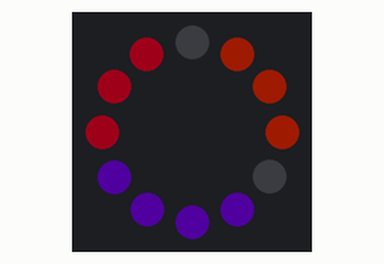
The program below on a simulated ESP8266 (Wemos D1 mini). On the bench: 12 RGB LEDs in a ring, first at the top, clockwise. Dim RGB values are drawn brighter than linear.

Above: at 0.1 s.
At 4.75 s:
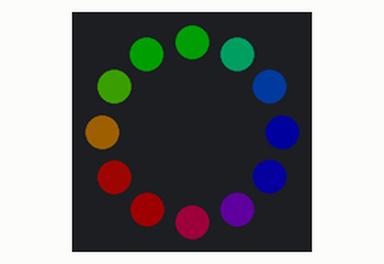
At 9.2 s:
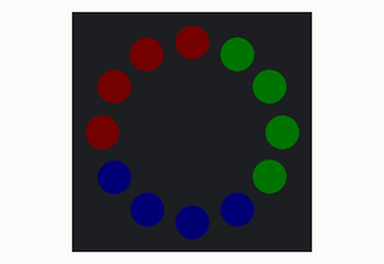
At 19.82 s:
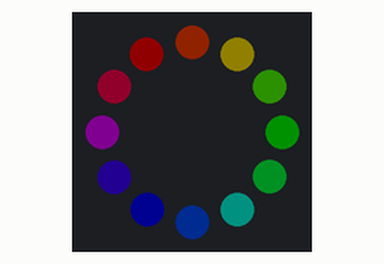
At 29.82 s:
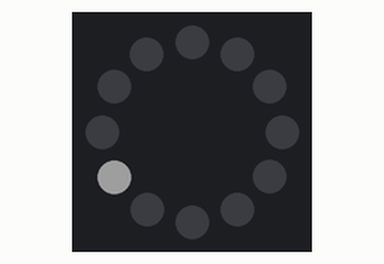
At 39.84 s:
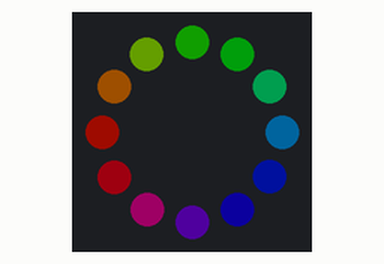

The program:

main.cpp
```cpp
#include <Arduino.h>
// Tuto ring NeoPixel
// Byfeel 2019
// bibliotheque adafruit neopixel
#include <Adafruit_NeoPixel.h>

// pin ou est branché la commande dataIn du ring
#define LED_PIN  D3

// Nombre de led
#define LED_COUNT  12

// NeoPixel luminosite, 0 (min) to 255 (max)
#define BRIGHTNESS 30

// Declare votre neopixel Ring
Adafruit_NeoPixel ring(LED_COUNT, LED_PIN, NEO_GRB + NEO_KHZ800);
// Argument 1 = Nombre de Pixel dans le Ring
// Argument 2 = Wemos Pin
// Argument 3 = Pixel type
//   NEO_KHZ800  800 KHz bitstream (most NeoPixel products w/WS2812 LEDs)
//   NEO_KHZ400  400 KHz (classic 'v1' (not v2) FLORA pixels, WS2811 drivers)
//   NEO_GRB     Led cablé selon GRB (most NeoPixel products)
//   NEO_GRBW    Led cablé selon GRB + W (most NeoPixel products) + Led blanche
//   NEO_RGB     Led cablé selon RGB (v1 FLORA pixels, not v2)
//   NEO_RGBW   led cablé selon  RGBW (NeoPixel RGBW products)


// definition des couleurs
uint32_t Red=ring.Color(255,   0,   0);
uint32_t Blue=ring.Color(0,   0,   255);
uint32_t Green=ring.Color(0, 255,   0);
uint32_t Yellow=ring.Color(255, 255,   0);
uint32_t White=ring.Color(255, 255, 255);
uint32_t Orange = ring.gamma32(ring.ColorHSV(5462, 255, 255));
uint32_t Violet = ring.gamma32(ring.ColorHSV(52000, 255, 255));
uint32_t Pink = ring.gamma32(ring.ColorHSV(60080));

// gonction qui allume les leds unes apres les autres de la même couleur
void colorWipe(uint32_t color, int speed=50,bool single=false,int loops=1) {
for (int j=0;j<loops;j++) {
  for(int i=0; i<ring.numPixels(); i++) {
    if (single) ring.clear();
    ring.setPixelColor(i, color);
    ring.show();
    delay(speed);
  }
}
}


void rainbow(int rainbowLoops,int F=100,int speed=3, int S=255) {
  int fadeVal=0, fadeMax;
  fadeMax=constrain(F, 1, 100);
  for(uint32_t firstPixelHue = 0; firstPixelHue < rainbowLoops*65536;
    firstPixelHue += 256) {

    for(int i=0; i<ring.numPixels(); i++) {
      uint32_t pixelHue = firstPixelHue + (i * 65536L / ring.numPixels());
      ring.setPixelColor(i, ring.gamma32(ring.ColorHSV(pixelHue, S,255* fadeVal / fadeMax )));
    }

    ring.show();
    delay(speed);

    if(firstPixelHue < 65536) {                              // Premiere boucle,
      if(fadeVal < fadeMax) fadeVal++;                       // fade in
    } else if(firstPixelHue >= ((rainbowLoops-1) * 65536)) { // Derniere boucle loop,
      if(fadeVal > 0) fadeVal--;                             // fade out
    } else {
      fadeVal = fadeMax; // boucle intermediaire fade=fademax
    }
  }
}

void setup() {

ring.begin();           // INITIALIZE NeoPixel ring object (REQUIRED)
ring.setBrightness(BRIGHTNESS); // Set BRIGHTNESS to about 1/5 (max = 255)
ring.show();            // Turn OFF all pixels ASAP

}

void loop() {
  ring.fill(Orange,1,3);
  ring.fill(Violet,5,7);
  ring.fill(Pink,9,11);
  ring.show();
  delay(1000);
  ring.clear();
  colorWipe(Red); // Red
  colorWipe(Blue, 100); // Green
  colorWipe(Orange,60,true,2);
  rainbow(3,50);
  colorWipe(White,30,true,5);
  rainbow(5,100,10,200);

}
```
